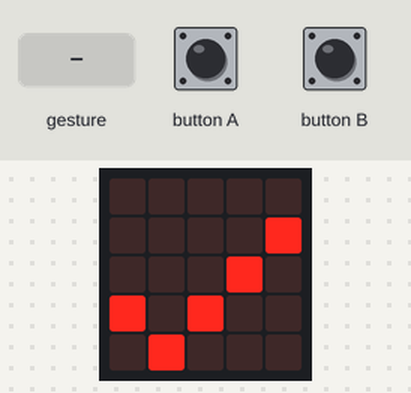
A program run on a simulated BBC micro:bit running MicroPython. On the bench: the board's 5×5 LED display. The inputs (shaded band) are chosen by the test bench. A tilt is held for 1.5 s and a shake lasts 1 s, then the board lies face up again; what the program prints to the serial console is not drawn.

Above: at 0.75 s.
1.3 s: button A pressed for 0.15 s
At 1.66 s:
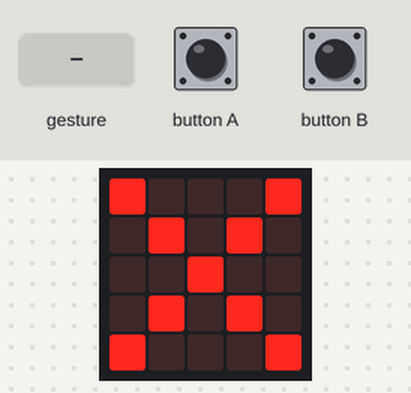
2.0 s: button B pressed for 0.15 s
2.7 s: gesture 'shake'
4.4 s: gesture 'up'
6.0 s: gesture 'down'
7.5 s: button A pressed for 1 s
Timing chart, 0 to 10.1 s (numbered marks = the images above; inputs shaded):
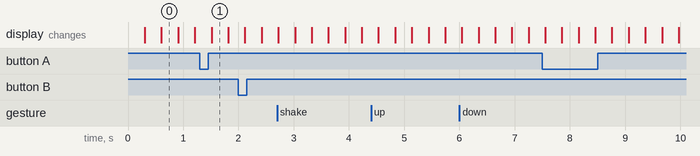

The program:

microbitSendComplete.py
```python
# Add your Python code here. E.g.
from microbit import *

while True:
    t = accelerometer.current_gesture()
    if button_a.is_pressed():
        a = "pressed"
    else:
        a = "not pressed"
    if button_b.is_pressed():
        b = "pressed"
    else:
        b = "not pressed"

    print(t + "," + a + "," + b)
    display.show(Image.YES)
    sleep(10)
    display.show(Image.NO)
    sleep(10)
```
